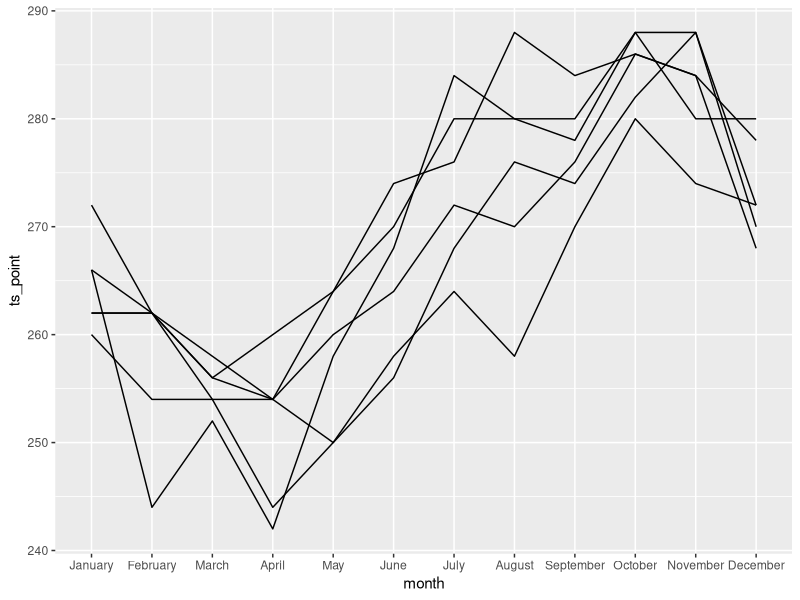
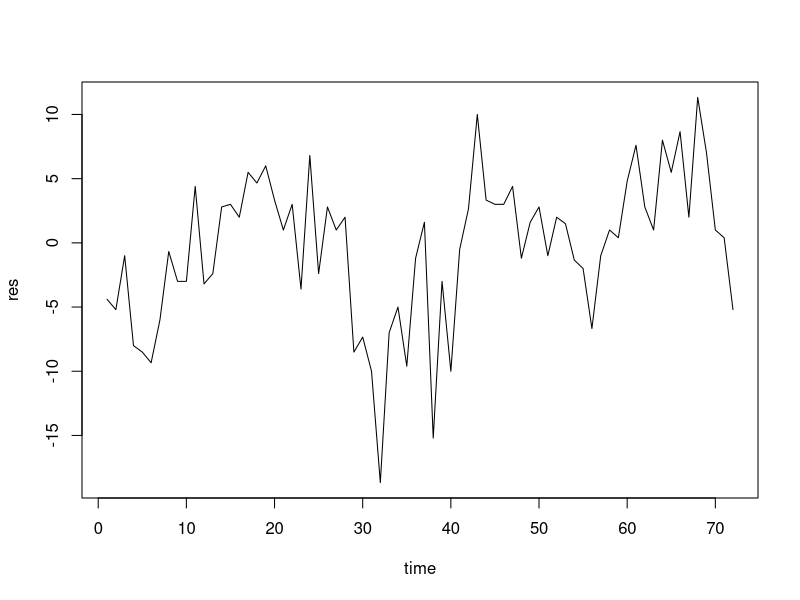
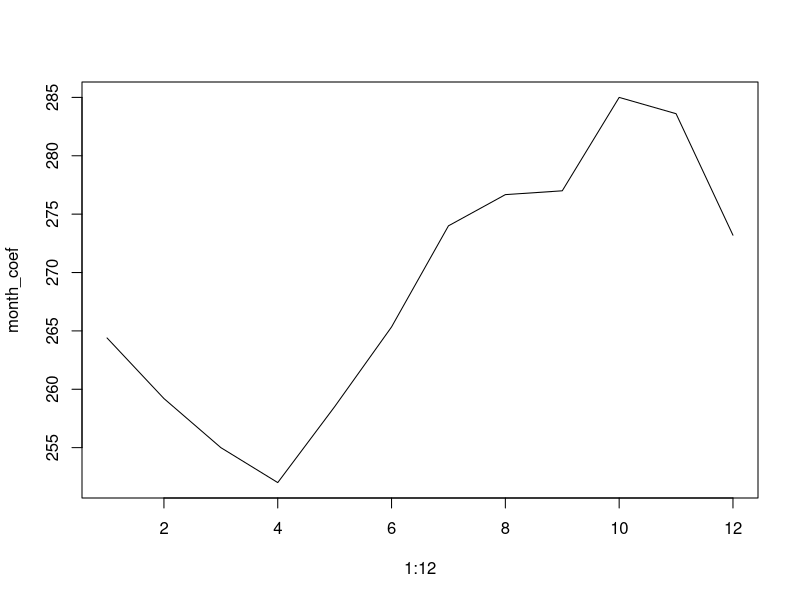

Generate these figures, in order, with R: (Note: this script raises an error after producing the figures.)
# ----------------------------
library(MASS)    # rlm()  
library(reshape) # melt()
library(plyr)
library(ggplot2)
## Load ozone data 
str(ozone)
ozone_df <- melt(ozone) # Create ozone df
time <- attributes(ozone)$dimnames$time # Extract time series
lat <- attributes(ozone)$dimnames$lat   # Extract latitude coordinates
long <- attributes(ozone)$dimnames$long # Extract longitude coordinates 
month.abbr <- month.name
month <- ordered(rep(month.abbr, length = 72), levels = month.abbr) # Create factor variable for months 
year <- ordered(rep(1:6, each = 12))

## Analysis at one location 
# - Extract time series at one location 
ts_point <- ozone[1,1,] 
# - Plot annual variability of ozone at that location 
qplot(month, ts_point, geom="line", group = year)
# - Estimate the seasonal component (-1 to remove the intercept...)
model <- rlm(ts_point ~ month - 1)  
# - Extract the deseasonalized time series 
res <- resid(model)  
# - Seasonal coefficient 
month_coef <-  coef(model)
# - Plot deaseasonalized time series 
plot(time, res,type="l")
# - Plot of seasonal effect  
plot(1:12, month_coef,type="l")

## Analysis at all locations 
# - Fit a rlm model at all locations 
deseasf_a <- function(value) rlm(value ~ month - 1, maxit = 100)
models_a <- aaply(ozone, 1:2, deseasf_a) # - If rlm fit crash --> 2d-list array is not created --> error 
models_l <- alply(ozone, 1:2, deseasf_a) # - Create a list instead of an array  !! 

deseasf_df <- function(df)   rlm(value ~ month - 1, data = df, maxit = 100) # Alternative
models_l <- dlply(ozonedf, .(lat, long), deseasf_df)  # Alternative

# - Create a 2D array which locations at which model fit crashed 
failed <- laply(models_l, function(x) !x$converged)
# - Create a 3D array with deaseasonalized time series at each location 
res_a <- laply(models_l, resid)
dimnames(res_a)[[3]] <- time
names(dimnames(res_a))[3] <- "time"
dim(res_a)
# - Create a 3D array with seasonal effect coefficents  
month_coef_a <- laply(models_l, coef)
dimnames(month_coef_a)[[3]] <- month.abbr
names(dimnames(month_coef_a))[3] <- "month"
dim(month_coef_a)
# - Convert the array to a dataframe 
month_coefs_df <- melt(month_coef_a)
res_df <- melt(res_a)
head(month_coefs_df)
head(res_df)
# - Add  statistics to the dataframe at each location 
month_coefs_df <- ddply(month_coefs_df, .(lat, long), transform, 
                        avg = mean(value),
                        std = value/ max(value) )
str(month_coefs_df)
head(month_coefs_df)

###### Visualization ####
library(maps)
library(ggplot2)
make_stars <- function(data, time, value) {
  # Data must contain long and lat columns
  data[, c(time, value)] <- lapply(data[, c(time, value)], function(x) {
    x <- as.numeric(x)
    (x - min(x)) / diff(range(x))
  })
  
  ddply(data, .(lat, long), function(df) {
    df$x <- df[, value] * cos(df[, time] * 2 * pi + pi / 2)
    df$y <- df[, value] * sin(df[, time] * 2 * pi + pi / 2)
    df[order(df[, time]), ]
  })
}
# Select area of data 
outlines <- as.data.frame(map("world",xlim=-c(113.8, 56.2), ylim=c(-21.2, 36.2), plot=FALSE)[c("x","y")])
map <- c(geom_path(aes(x=x, y=y, fill=NULL, group=NULL, order=NULL, size=NULL),
                   data = outlines, colour = alpha("grey20", 0.2)),
         scale_x_continuous("", limits = c(-114.8, -55.2), breaks=c(-110, -85, -60)),
         scale_y_continuous("", limits = c(-22.2, 37.2)))

## Star glyphs showing seasonal variation and deseasonalized time series over the years 
stars_month_coef <- make_stars(month_coefs_df, "month", "std")
stars_res <- make_stars(res_df, "time", "value")
res <- 1.2 # Resolution 
ggplot(stars_month_coef , aes(x = long + res * x, y = lat + res * y, fill=avg)) +
  geom_polygon(aes(group = interaction(long, lat)), colour="grey50") +
  scale_fill_gradient(low = "blue", high = "yellow")
ggplot(stars_res , aes(x = long + res * x, y = lat + res * y)) +
  map + 
  geom_path(aes(group = interaction(long, lat)), colour="grey50", fill=NA) +

##
# Map of coefficient values 
coef_limits <- range(month_coefs_df$value)
monthsurface <- function(mon) {
  df <- subset(month_coefs_df, month == mon)
  qplot(long, lat, data = df, fill = value, geom="tile") + 
        scale_fill_gradient(limits = coef_limits, low = "blue", high = "yellow") + 
        map  
}
monthsurface("January")
monthsurface("July")
